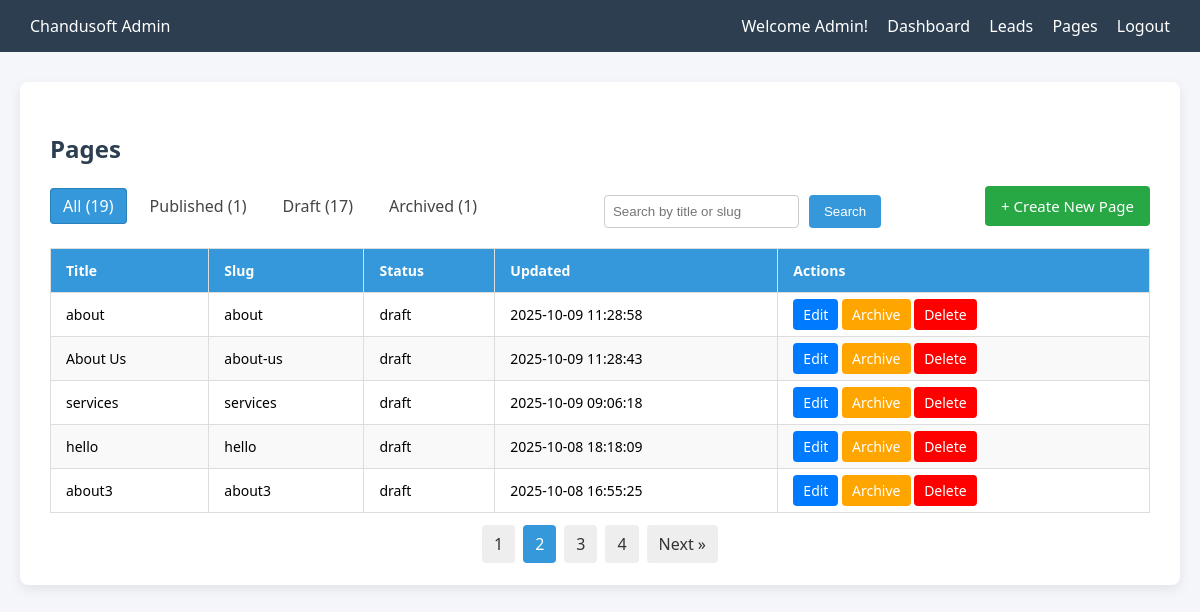
Screenshot of /pages.php?status=all&page=2 (signed in) with the database file from the repository.
### tables this page shows
CREATE TABLE `pages` (
  `id` int NOT NULL AUTO_INCREMENT,
  `title` varchar(255) DEFAULT NULL,
  `slug` varchar(255) DEFAULT NULL,
  `status` enum('published','draft','archived') DEFAULT NULL,
  `updated_at` datetime DEFAULT NULL,
  `content_html` text,
  PRIMARY KEY (`id`)
);

### pages.php (the view, shortened to what this page needs)
<?php
require 'db.php';
$user = $_SESSION['user'];
$role = $user['role'];
$statusFilter = $_GET['status'] ?? 'all';
$searchTerm = trim($_GET['search'] ?? '');
$page = isset($_GET['page']) ? max(1, intval($_GET['page'])) : 1;
$limit = 5;
$offset = ($page - 1) * $limit;
$statusCounts = [
    'all' => 0,
    'Published' => 0,
    'Draft' => 0,
    'Archived' => 0
];
$countSql = "SELECT LOWER(status) AS status, COUNT(*) AS cnt FROM pages GROUP BY LOWER(status)";
$countStmt = $pdo->query($countSql);
while ($row = $countStmt->fetch(PDO::FETCH_ASSOC)) {
    $key = ucfirst(strtolower($row['status']));
    if (isset($statusCounts[$key])) {
        $statusCounts[$key] = $row['cnt'];
    }
}
$totalCountStmt = $pdo->query("SELECT COUNT(*) FROM pages");
$statusCounts['all'] = $totalCountStmt->fetchColumn();
$where = "1=1";
$params = [];
$countStmt = $pdo->prepare("SELECT COUNT(*) FROM pages WHERE $where");
$countStmt->execute($params);
$totalRecords = $countStmt->fetchColumn();
$totalPages = ceil($totalRecords / $limit);
$sql = "SELECT * FROM pages WHERE $where ORDER BY updated_at DESC LIMIT $limit OFFSET $offset";
$stmt = $pdo->prepare($sql);
$stmt->execute($params);
$pages = $stmt->fetchAll(PDO::FETCH_ASSOC);
?>
<!DOCTYPE html>
<html>
<head>
</head>
<body>
<div class="navbar">
    <div class="logo">Chandusoft Admin</div>
    <div class="menu">
        <span>Welcome <?= htmlspecialchars(ucfirst($role)) ?>!</span>
        <a href="dashboard.php">Dashboard</a>
        <a href="admin-leads.php">Leads</a>
        <a href="pages.php">Pages</a>
        <a href="logout.php">Logout</a>
    </div>
</div>
<div class="container">
    <h2>Pages</h2>
    <div class="top-bar">
        <div class="filters">
            <?php
            $statuses = [
                'all' => 'All',
                'Published' => 'Published',
                'Draft' => 'Draft',
                'Archived' => 'Archived'
            ];
            foreach ($statuses as $key => $label):
                $active = (strtolower($statusFilter) === strtolower($key)) ? 'active' : '';
                $count = $statusCounts[$key] ?? 0;
                $url = "pages.php?status=" . urlencode($key) . ($searchTerm ? "&search=" . urlencode($searchTerm) : '');
                echo "<a class='$active' href='$url'>{$label} ({$count})</a>";
            endforeach;
            ?>
        </div>
        <form method="get" class="search-form">
            <input type="text" name="search" value="<?= htmlspecialchars($searchTerm) ?>" placeholder="Search by title or slug" />
            <button type="submit">Search</button>
        </form>
        <a href="create.php" class="create-btn">+ Create New Page</a>
    </div>
    <table>
        <thead>
        <tr>
            <th>Title</th>
            <th>Slug</th>
            <th>Status</th>
            <th>Updated</th>
            <th>Actions</th>
        </tr>
        </thead>
        <tbody>
        <?php if ($pages): ?>
            <?php foreach ($pages as $page): ?>
                <tr>
                    <td><?= htmlspecialchars($page['title']) ?></td>
                    <td><?= htmlspecialchars($page['slug']) ?></td>
                    <td><?= htmlspecialchars($page['status']) ?></td>
                    <td><?= htmlspecialchars($page['updated_at']) ?></td>
                    <td>
                        <a class="btn btn-edit" href="edit-page.php?id=<?= $page['id'] ?>">Edit</a>
                        <?php if ($role === 'admin'): ?>
                            <a class="btn btn-archive" href="archive-page.php?id=<?= $page['id'] ?>">Archive</a>
                            <a class="btn btn-delete" href="delete-page.php?id=<?= $page['id'] ?>" onclick="return confirm('Are you sure you want to delete this page?');">Delete</a>
                        <?php endif; ?>
                    </td>
                </tr>
            <?php endforeach; ?>
        <?php else: ?>
            <tr><td colspan="5">No pages found.</td></tr>
        <?php endif; ?>
        </tbody>
    </table>
    <div class="pagination">
        <?php if ($totalPages > 1): ?>
            <?php
            $baseUrl = "pages.php?status=" . urlencode($statusFilter);
            if ($page > 1) {
                $page = 1;
if (isset($_GET['page']) && is_numeric($_GET['page'])) {
    $page = max(1, intval($_GET['page']));
}
            }
            for ($i = 1; $i <= $totalPages; $i++) {
                $activeClass = ($i == $page) ? 'active' : '';
                echo '<a class="' . $activeClass . '" href="' . $baseUrl . '&page=' . $i . '">' . $i . '</a>';
            }
            if ($page < $totalPages) {
                echo '<a href="' . $baseUrl . '&page=' . ($page + 1) . '">Next &raquo;</a>';
            }
            ?>
        <?php endif; ?>
    </div>
</div>
</body>
</html>

### pages.php (style rules this page uses)
body { font-family: 'Segoe UI', sans-serif; background-color: #f4f6fa; margin: 0; padding: 0; }
.navbar { background-color: #2c3e50; padding: 15px 30px; display: flex; justify-content: space-between; align-items: center; color: white; }
.navbar a { color: white; margin-left: 15px; text-decoration: none; font-weight: 500; }
.container { max-width: 1100px; margin: 30px auto; background: white; padding: 30px; border-radius: 8px; box-shadow: 0 4px 12px rgba(0, 0, 0, 0.08); }
h2 { color: #2c3e50; margin-bottom: 20px; }
.top-bar { display: flex; flex-wrap: wrap; justify-content: space-between; align-items: center; margin-bottom: 20px; }
.filters a { margin-right: 10px; padding: 6px 12px; text-decoration: none; color: #444; font-weight: 500; border-radius: 4px; border: 1px solid transparent; transition: all 0.3s ease; }
.filters a.active { background-color: #3498db; color: white; border-color: #2980b9; }
form.search-form { display: flex; gap: 10px; margin-top: 10px; }
form.search-form input[type="text"] { padding: 8px; border: 1px solid #ccc; border-radius: 4px; }
form.search-form button { padding: 8px 15px; background: #3498db; color: white; border: none; border-radius: 4px; }
.create-btn { background-color: #28a745; color: white; padding: 10px 16px; border: none; border-radius: 4px; text-decoration: none; font-size: 15px; }
table { width: 100%; border-collapse: collapse; margin-top: 20px; }
table thead { background-color: #3498db; color: white; }
th, td { padding: 12px 15px; border: 1px solid #ddd; text-align: left; font-size: 14px; }
tr:nth-child(even) { background-color: #f9f9f9; }
.btn { padding: 6px 10px; border-radius: 4px; font-size: 14px; border: none; cursor: pointer; text-decoration: none; }
.btn-edit { background-color: #007bff; color: white; }
.btn-archive { background-color: orange; color: white; }
.btn-delete { background-color: red; color: white; }
.pagination { margin-top: 20px; text-align: center; }
.pagination a { padding: 8px 12px; margin: 0 4px; text-decoration: none; background: #eee; color: #333; border-radius: 4px; }
.pagination a.active { background: #3498db; color: white; }

### rows the page displays
pages: title "about", slug "about", status "draft", updated_at "2025-10-09 11:28:58"
pages: title "About Us", slug "about-us", status "draft", updated_at "2025-10-09 11:28:43"
pages: title "services", slug "services", status "draft", updated_at "2025-10-09 09:06:18"
pages: title "hello", slug "hello", status "draft", updated_at "2025-10-08 18:18:09"
pages: title "about3", slug "about3", status "draft", updated_at "2025-10-08 16:55:25"

### other values shown
$role "Admin"
$label "All"
$count "19"
$label "Published"
$count "1"
$label "Draft"
$count "17"
$label "Archived"
